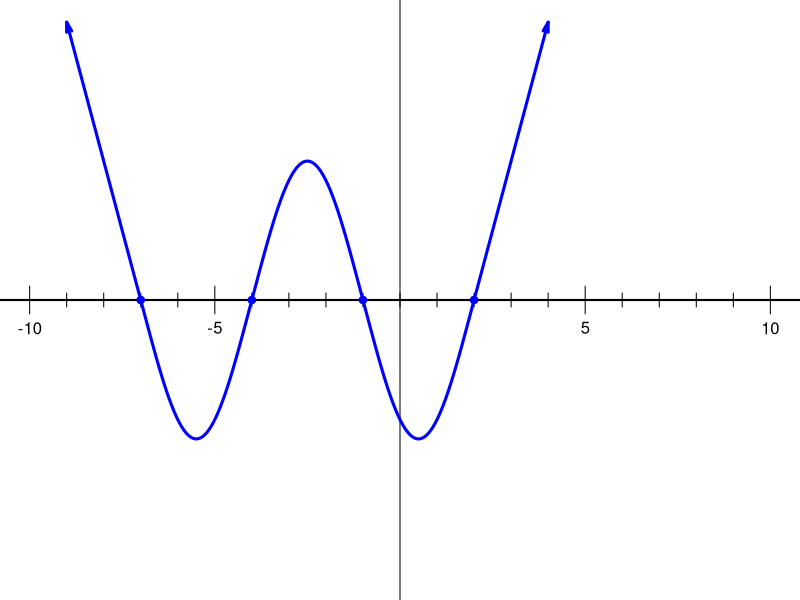
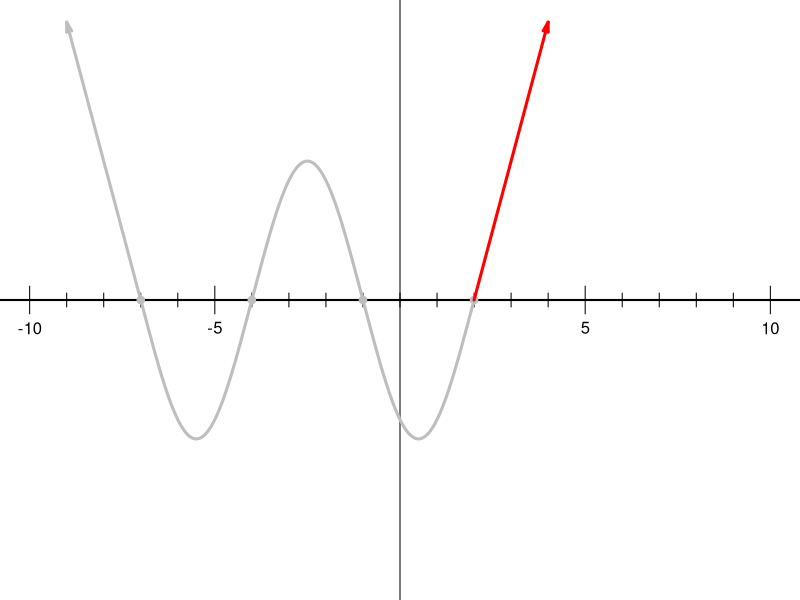

Generate these figures, in order, with R:
## ---- chunk 1
n = sample(2:5,1)
while(T){
    root = sort(sample(1:8,n)*sample(c(-1,1),n,T))
    if(min(diff(root))>1 && max(diff(root))<7){break}
}
a = sample(c(-1,1),1)

rmix = sample(root)
if(a==1){
    exp1 = paste0("(x+",-rmix,")",collapse="")
    exp2 = paste0("(x+",rmix,")",collapse="")
    exp3 = paste0("-",paste0("(x+",-rmix,")",collapse=""))
    exp4 = paste0("-",paste0("(x+",rmix,")",collapse=""))
    exp5 = paste0("(x+",-root,")",collapse="")
    exp6 = paste0("a",paste0("(x+",-root,")",collapse=""))
} else {
    exp1 = paste0("-",paste0("(x+",-rmix,")",collapse=""))
    exp2 = paste0("-",paste0("(x+",rmix,")",collapse=""))
    exp3 = paste0("(x+",-rmix,")",collapse="")
    exp4 = paste0("(x+",rmix,")",collapse="")
    exp5 = paste0("-",paste0("(x+",-root,")",collapse=""))
    exp6 = paste0("a",paste0("(x+",-root,")",collapse=""))
}
exp1 = gsub("+-","-",exp1,fixed=T)
exp2 = gsub("+-","-",exp2,fixed=T)
exp3 = gsub("+-","-",exp3,fixed=T)
exp4 = gsub("+-","-",exp4,fixed=T)
exp5 = gsub("+-","-",exp5,fixed=T)
exp6 = gsub("+-","-",exp6,fixed=T)

exps = sample(c(exp1,exp2,exp3,exp4))
al = paste0("* $y=",exps,"$",collapse="\n")
sol = paste0(1*(exps==exp1),collapse="")

## ---- chunk 2
par(mar=c(0,0,0,0))
plot(0,0,"n",axes=F,ann=F,xlim=c(-10,10),ylim=c(-2,2))
abline(v=0,lwd=1)
abline(h=0,lwd=2)
for(i in -10:10){
    if(i%%5==0 && i!=0){
        lines(c(i,i),c(-0.1,0.1))
        text(i,-0.2,i)
    } else {
        lines(c(i,i),c(-0.05,0.05))
    }
}
xs = root
ts = rev(-(0:(n-1))*pi)
xwave = seq(min(xs),max(xs),0.01)
sf = splinefunH(xs,ts,rep(1,n))
# print(typeof(sf))
# print(sf)
lines(xwave,a*sin(sf(xwave)),col="blue",lwd=3)
points(root,rep(0,n),pch=19,col="blue")

# lines(c(max(root),max(root)+2),c(0,2*a),col="blue",lwd=3)
# lines(c(min(root),min(root)-2),c(0,2*a*(-1)^n),col="blue",lwd=3)
arrows(max(root),0,max(root)+2,2*a,col="blue",lwd=3,length=0.1,angle=15)
arrows(min(root),0,min(root)-2,2*a*(-1)^n,col="blue",lwd=3,length=0.1,angle=15)

## ---- chunk 3
ss = paste0("$x+",-root,"$",collapse=" and ")
ss = gsub("+-","-",ss,fixed=T)
## ---- chunk 4
par(mar=c(0,0,0,0))
plot(0,0,"n",axes=F,ann=F,xlim=c(-10,10),ylim=c(-2,2))
abline(v=0,lwd=1)
abline(h=0,lwd=2)
for(i in -10:10){
    if(i%%5==0 && i!=0){
        lines(c(i,i),c(-0.1,0.1))
        text(i,-0.2,i)
    } else {
        lines(c(i,i),c(-0.05,0.05))
    }
}
xs = root
ts = rev(-(0:(n-1))*pi)
xwave = seq(min(xs),max(xs),0.01)
sf = splinefunH(xs,ts,rep(1,n))
# print(typeof(sf))
# print(sf)
lines(xwave,a*sin(sf(xwave)),col="grey",lwd=3)
points(root,rep(0,n),pch=19,col="grey")

# lines(c(max(root),max(root)+2),c(0,2*a),col="blue",lwd=3)
# lines(c(min(root),min(root)-2),c(0,2*a*(-1)^n),col="blue",lwd=3)
arrows(max(root),0,max(root)+2,2*a,col="red",lwd=3,length=0.1,angle=15)
arrows(min(root),0,min(root)-2,2*a*(-1)^n,col="grey",lwd=3,length=0.1,angle=15)

if(a>0){
    wrd1 = "up"
    wrd2 = "positive"
} else {
    wrd1 = "down"
    wrd2 = "negative"
}

## ---- chunk 5
if(exp5!=exp1){
    cat("And then, since multiplication is commutative, the factors can be written in any order. In this case, the correct answer is:")
    cat(paste0("\n\n$$y=",exp1,"$$"))
}
